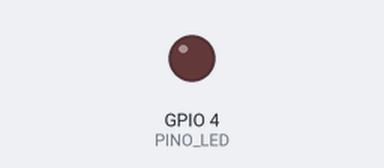
A sketch run on a simulated ESP32. Shown: output pins drawn as LEDs (lit = HIGH). WiFi joins after 1.5 s; servers stay silent unless stated; what the sketch prints to the serial monitor is not drawn.

Above: at 0.0 s.
At 2.1 s:
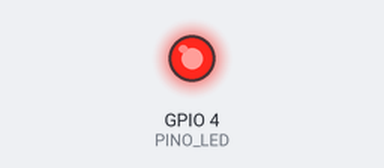
Timing chart, 0 to 3.8 s (numbered marks = the images above):
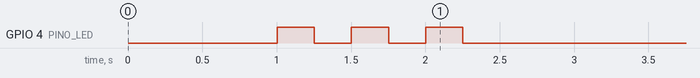

The sketch:

desafio_wifi_led.ino
```cpp
/*
 * Projeto: Desafio — WiFi com LED de status e cronômetro
 * Livro: ESP32 Descomplicado — Capítulo 10 (Desafio 1)
 * Autor: Felipe Tavares
 * Hardware: ESP32 DevKit v1 | LED vermelho → GPIO4 com resistor 220Ω → GND
 * Biblioteca: WiFi.h (já inclusa no pacote ESP32 da Arduino IDE)
 *
 * LED pisca durante cada tentativa de conexão.
 * Após conectar, o Monitor Serial exibe quanto tempo levou.
 * LED apaga quando a conexão é estabelecida.
 *
 * Se você usar este projeto em publicações, vídeos ou repositórios,
 * mantenha este cabeçalho com a atribuição ao autor.
 */

#include <WiFi.h>

const char* SSID  = "NomeDaSuaRede";
const char* SENHA = "SenhaDaSuaRede";

#define PINO_LED 4

void setup() {
  Serial.begin(115200);
  pinMode(PINO_LED, OUTPUT);

  delay(1000);
  Serial.println("=== Conectando ao WiFi com LED de status ===");

  conectarWifi();
}

void loop() {
  if (WiFi.status() != WL_CONNECTED) {
    Serial.println("Conexão perdida. Reconectando...");
    conectarWifi();
  }

  Serial.print("IP atual: ");
  Serial.println(WiFi.localIP());
  delay(5000);
}

void conectarWifi() {
  WiFi.begin(SSID, SENHA);

  Serial.print("Conectando");

  // Guarda o tempo antes de começar — millis() conta milissegundos desde o boot
  unsigned long inicio = millis();

  // Enquanto não conectar: pisca o LED e exibe ponto no monitor
  while (WiFi.status() != WL_CONNECTED) {
    // Liga o LED por 250ms, desliga por 250ms — total 500ms por tentativa
    digitalWrite(PINO_LED, HIGH);
    delay(250);
    digitalWrite(PINO_LED, LOW);
    delay(250);

    Serial.print(".");
  }

  // Calcula quanto tempo levou em segundos
  unsigned long duracao = (millis() - inicio) / 1000;

  // Apaga o LED — conexão estabelecida
  digitalWrite(PINO_LED, LOW);

  Serial.println();
  Serial.println("WiFi conectado!");
  Serial.print("Tempo de conexão: ");
  Serial.print(duracao);
  Serial.println(" segundos");
  Serial.print("Endereço IP: ");
  Serial.println(WiFi.localIP());
}
```
